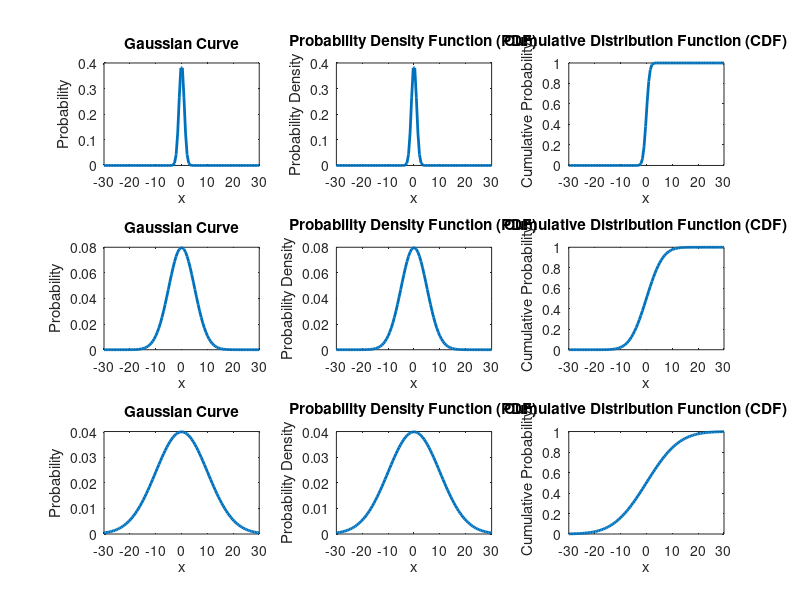

Recreate this plot in MATLAB.
%%        Institute: Indian Institute of Information Technology Nagpur
%%              Lab: Wireless Communication
%%          Student: Uday Narayan Sahu 
%%             Date: 01/02/2024
%%  Assignment Name: Gaussian Curve And Its PDF ,CDF
%%             Tool: Matlab software
%%   
clc;
clear all;
close all;
% Parameters
mu = 0; % mean
sigma = 1; % standard deviation
sigma1 = 5;% standard deviation
sigma2 = 10;% standard deviation
% Generate data points for Gaussian curve
x = linspace(mu - 3*sigma2, mu + 3*sigma2, 100);
y_gaussian = (1/(sigma * sqrt(2*pi))) * exp(-(x - mu).^2 / (2 * sigma^2));

% Calculate PDF (Probability Density Function)
pdf = zeros(size(x));
for i = 1:1:length(x)
    pdf(i) = (1/(sigma * sqrt(2*pi))) * exp(-(x(i) - mu).^2 / (2 * sigma^2));
end

% Calculate CDF (Cumulative Distribution Function)
cdf = zeros(size(x));
for i = 1:1:length(x)
    cdf(i) = 0.5 * (1 + erf((x(i) - mu) / (sigma * sqrt(2))));
end

% Plot Gaussian curve
figure;
subplot(3, 3, 1);
plot(x, y_gaussian, 'LineWidth', 2);
title('Gaussian Curve');
xlabel('x');
ylabel('Probability');

% Plot PDF
subplot(3, 3, 2);
plot(x, pdf, 'LineWidth', 2);
title('Probability Density Function (PDF)');
xlabel('x');
ylabel('Probability Density');

% Plot CDF
subplot(3,3,3);
plot(x, cdf, 'LineWidth', 2);
title('Cumulative Distribution Function (CDF)');
xlabel('x');
ylabel('Cumulative Probability');

x1 = linspace(mu - 3*sigma2, mu + 3*sigma2, 100);
y_gaussian1 = (1/(sigma1 * sqrt(2*pi))) * exp(-(x1 - mu).^2 / (2 * sigma1^2));

% Calculate PDF (Probability Density Function)
pdf1 = zeros(size(x1));
for i = 1:1:length(x1)
    pdf1(i) = (1/(sigma1 * sqrt(2*pi))) * exp(-(x1(i) - mu).^2 / (2 * sigma1^2));
end

% Calculate CDF (Cumulative Distribution Function)
cdf1 = zeros(size(x1));
for i = 1:1:length(x1)
    cdf1(i) = 0.5 * (1 + erf((x1(i) - mu) / (sigma1 * sqrt(2))));
end

% Plot Gaussian curve
subplot(3, 3, 4);
plot(x1, y_gaussian1, 'LineWidth', 2);
title('Gaussian Curve');
xlabel('x');
ylabel('Probability');

% Plot PDF
subplot(3, 3, 5);
plot(x1, pdf1, 'LineWidth', 2);
title('Probability Density Function (PDF)');
xlabel('x');
ylabel('Probability Density');

% Plot CDF
subplot(3,3,6);
plot(x1, cdf1, 'LineWidth', 2);
title('Cumulative Distribution Function (CDF)');
xlabel('x');
ylabel('Cumulative Probability');


x2 = linspace(mu - 3*sigma2, mu + 3*sigma2, 100);
y_gaussian2 = (1/(sigma2 * sqrt(2*pi))) * exp(-(x2 - mu).^2 / (2 * sigma2^2));

% Calculate PDF (Probability Density Function)
pdf2 = zeros(size(x2));
for i = 1:1:length(x2)
    pdf2(i) = (1/(sigma2 * sqrt(2*pi))) * exp(-(x2(i) - mu).^2 / (2 * sigma2^2));
end

% Calculate CDF (Cumulative Distribution Function)
cdf2 = zeros(size(x2));
for i = 1:1:length(x2)
    cdf2(i) = 0.5 * (1 + erf((x2(i) - mu) / (sigma2 * sqrt(2))));
end

subplot(3, 3, 7);
plot(x2, y_gaussian2, 'LineWidth', 2);
title('Gaussian Curve');
xlabel('x');
ylabel('Probability');

% Plot PDF
subplot(3, 3, 8);
plot(x2, pdf2, 'LineWidth', 2);
title('Probability Density Function (PDF)');
xlabel('x');
ylabel('Probability Density');

% Plot CDF
subplot(3,3,9);
plot(x2, cdf2, 'LineWidth', 2);
title('Cumulative Distribution Function (CDF)');
xlabel('x');
ylabel('Cumulative Probability');

